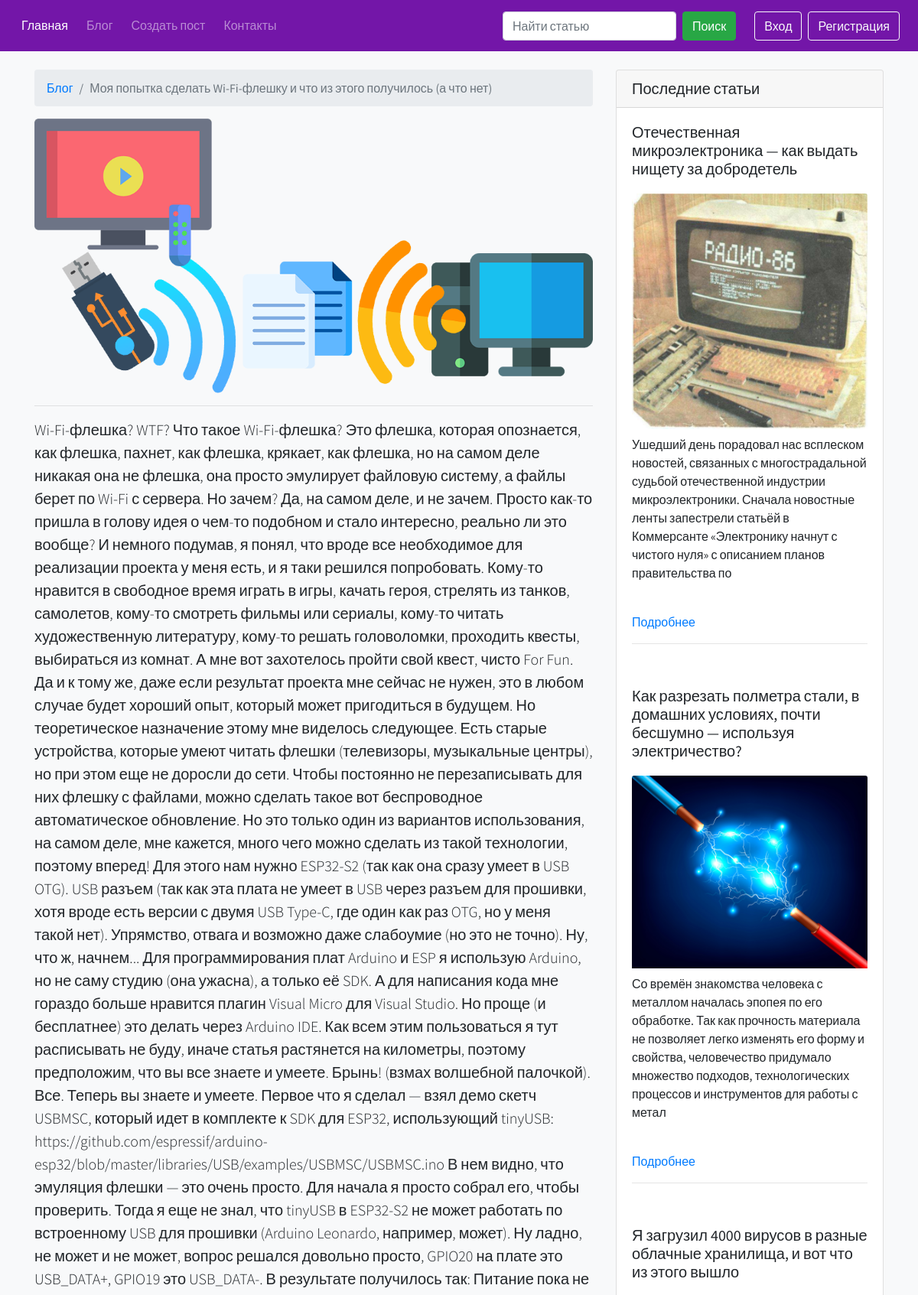
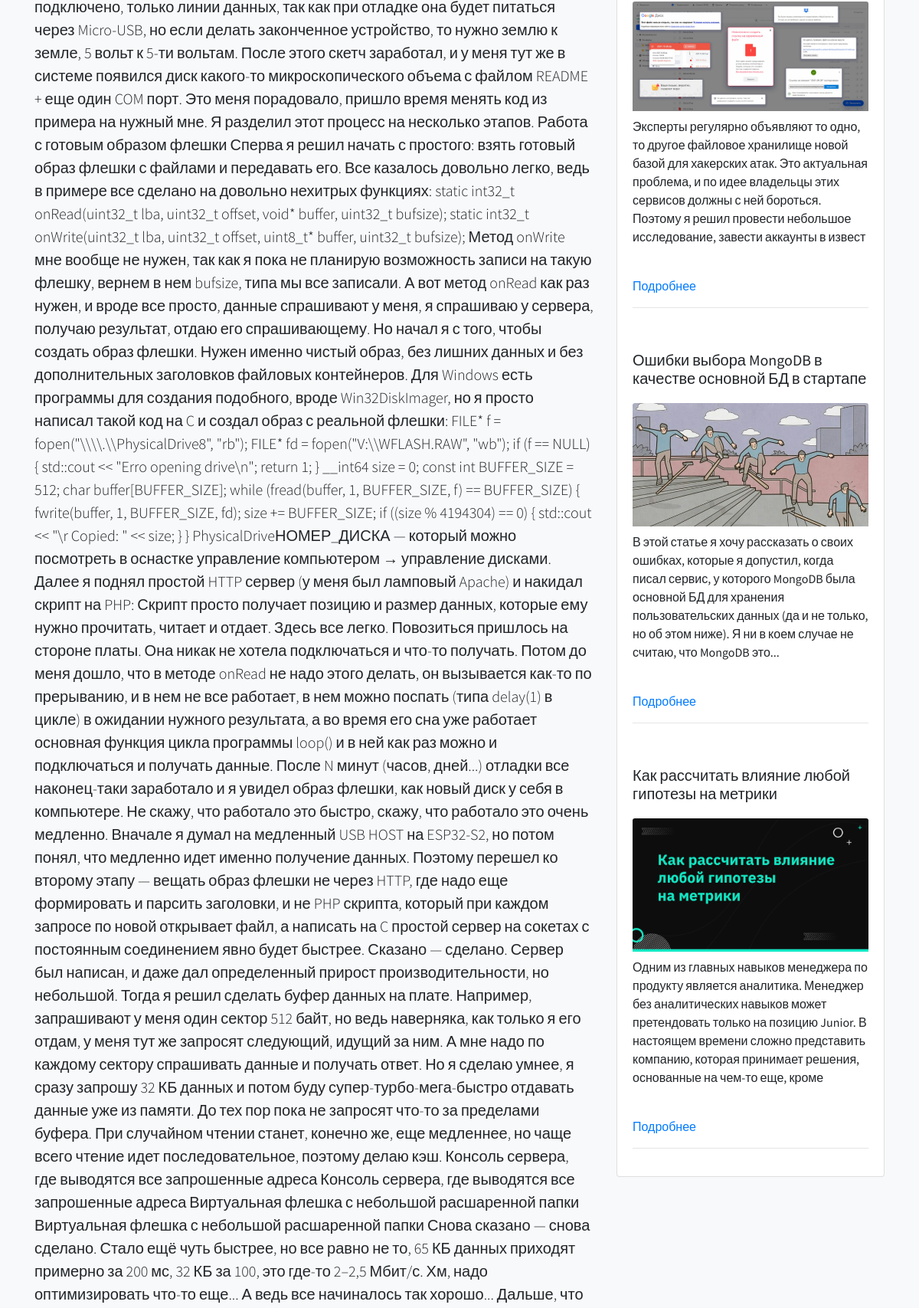
Page /blog/post-6 (upper part) on the committed database (2 pictures, top to bottom).
### blog/models.py (models this page shows, shortened)
class PostModel(db.Model):
    id = db.Column(db.Integer, primary_key=True)
    title = db.Column(db.String(100), nullable=False)
    image = db.Column(db.String(255), nullable=True)
    description = db.Column(db.String(255), nullable=False)
    text = db.Column(db.Text, nullable=False)
    author = db.Column(db.Integer, db.ForeignKey("user_model.id", ondelete="CASCADE"))
    created_data = db.Column(
        db.DateTime, default=datetime.now(timezone("Europe/Minsk"))
    )

### blog/blog.py (the view, shortened to what this page needs)
@blog.route("/post-<int:post_id>", methods=["GET", "POST"])
@logger.catch
def post_page_view(post_id):
    comment_form = CreateCommentForm()
    if not get_post_from_post_model_where_id(post_id):
        abort(404)
    return render_template(
        "blog/post_page.html",
        post=get_post_from_post_model_where_id(post_id),
        five_last_posts=get_five_last_posts_from_posts_table(post_id),
        comment_form=comment_form,
        all_comments=get_comments_from_comments_table_where_post_id(post_id),
    )

### blog/forms.py
class CreateCommentForm(FlaskForm):
    text = TextAreaField(
        "Текст комментария",
        validators=[DataRequired()],
        render_kw={
            "class": "form-control",
            "placeholder": "",
        },
    )
    submit = SubmitField(
        "Оставить комментарий",
        render_kw={"class": "btn my-3 btn-primary btn-block"},
    )

### app.py (called while the page is built)
@app.after_request
def redirect_to_signin(response):
    if response.status_code == 401:
        flash(
            "Пожалуйста войдите в свой аккаунт или зарегистрируйтесь, чтобы попасть в данный раздел.",
            "success",
        )
        return redirect(url_for("authentication.sign_in_view", next_page=request.url))
    return response

### blog/services.py (called while the page is built)
@logger.catch
def get_five_last_posts_from_posts_table(post_id: int):
    return PostModel.query.filter(PostModel.id != post_id).limit(5)[::-1]

@logger.catch
def get_post_from_post_model_where_id(post_id: int):
    return PostModel.query.get(post_id)

@logger.catch
def get_comments_from_comments_table_where_post_id(post_id: int):
    return (
        db.session.query(UserModel, CommentModel)
        .join(CommentModel, UserModel.id == CommentModel.user_id)
        .filter_by(post_id=post_id)[::-1]
    )

### templates/blog/post_page.html (shortened to what this page needs)
{% extends 'base.html' %}
{% block content_app %}
    <div class="container">
        <div class="row">
            <div class="col-lg-8 text-break">
                <nav aria-label="breadcrumb" class="mt-4">
                    <ol class="breadcrumb">
                        <li class="breadcrumb-item"><a href="{{ url_for("blog.blog_view") }}">Блог</a></li>
                        <li class="breadcrumb-item active" aria-current="page">{{ post.title }}</li>
                    </ol>
                </nav>
                <img class="img-fluid rounded" src="{{ url_for("static", filename="media/img/") }}{{ post.image }}" alt="">
                <hr>
                <p class="lead">{{ post.text|safe }}</p>
            </div>
        {% include 'blog/post_page_aside.html' %}
        </div>
    </div>
{% endblock %}

### templates/blog/post_page_aside.html
<div class="col-md-4">
    <div class="card my-4">
        <h5 class="card-header">Последние статьи</h5>
        {% for last_post in five_last_posts %}
            <div class="card-body">
                <h5 class="card-title">{{ last_post.title }}</h5>
                <img src="{{ url_for("static", filename="media/img/") }}{{ last_post.image }}" alt=""
                     class="card-img-top my-2"><br>
                <p>{{ last_post.description| safe | truncate(250) }}</p><br>
                <a href="{{ url_for('blog.post_page_view', post_id=last_post.id) }}" class="card-link">Подробнее</a>
                <hr>
            </div>
        {% endfor %}
    </div>
</div>

### static/css/style.css (style rules this page uses)
* { font-family: 'Source Sans Pro', sans-serif; }
a { text-decoration: none; }

### rows in the picture
PostModel: title "Моя попытка сделать Wi-Fi-флешку и что из этого получилось (а что нет)", image (picture), text "Wi-Fi-флешка? WTF? Что такое Wi-Fi-флешка? Это флешка, которая опознается, как флешка, пахнет, как флешка, крякает, как флешка, но на самом деле никакая она не флешка, она просто эмулирует файловую систему, а файлы берет по Wi-Fi с сервера. Но зачем? Да, на самом деле, и не зачем. Просто как-то пришла в голову идея о чем-то подобном и стало интересно, реально ли это вообще? И немного подумав, я понял, что вроде все необходимое для реализации проекта у меня есть, и я таки решился попробовать. Кому-то нравится в свободное время играть в игры, качать героя, стрелять из танков, самолетов, кому-то смотреть фильмы или сериалы, кому-то читать художественную литературу, кому-то решать головоломки,…"
PostModel: title "Отечественная микроэлектроника — как выдать нищету за добродетель", image (picture), description "Ушедший день порадовал нас всплеском новостей, связанных с многострадальной судьбой отечественной индустрии микроэлектроники. Сначала новостные ленты запестрели статьёй в Коммерсанте «Электронику начнут с чистого нуля» с описанием планов правительства по"
PostModel: title "Как разрезать полметра стали, в домашних условиях, почти бесшумно — используя электричество?", image (picture), description "Со времён знакомства человека с металлом началась эпопея по его обработке. Так как прочность материала не позволяет легко изменять его форму и свойства, человечество придумало множество подходов, технологических процессов и инструментов для работы с метал"
PostModel: title "Я загрузил 4000 вирусов в разные облачные хранилища, и вот что из этого вышло", image (picture), description "Эксперты регулярно объявляют то одно, то другое файловое хранилище новой базой для хакерских атак. Это актуальная проблема, и по идее владельцы этих сервисов должны с ней бороться. Поэтому я решил провести небольшое исследование, завести аккаунты в извест"
PostModel: title "Ошибки выбора MongoDB в качестве основной БД в стартапе", image (picture), description "В этой статье я хочу рассказать о своих ошибках, которые я допустил, когда писал сервис, у которого MongoDB была основной БД для хранения пользовательских данных (да и не только, но об этом ниже). Я ни в коем случае не считаю, что MongoDB это..."
PostModel: title "Как рассчитать влияние любой гипотезы на метрики", image (picture), description "Одним из главных навыков менеджера по продукту является аналитика. Менеджер без аналитических навыков может претендовать только на позицию Junior. В настоящем времени сложно представить компанию, которая принимает решения, основанные на чем-то еще, кроме"
